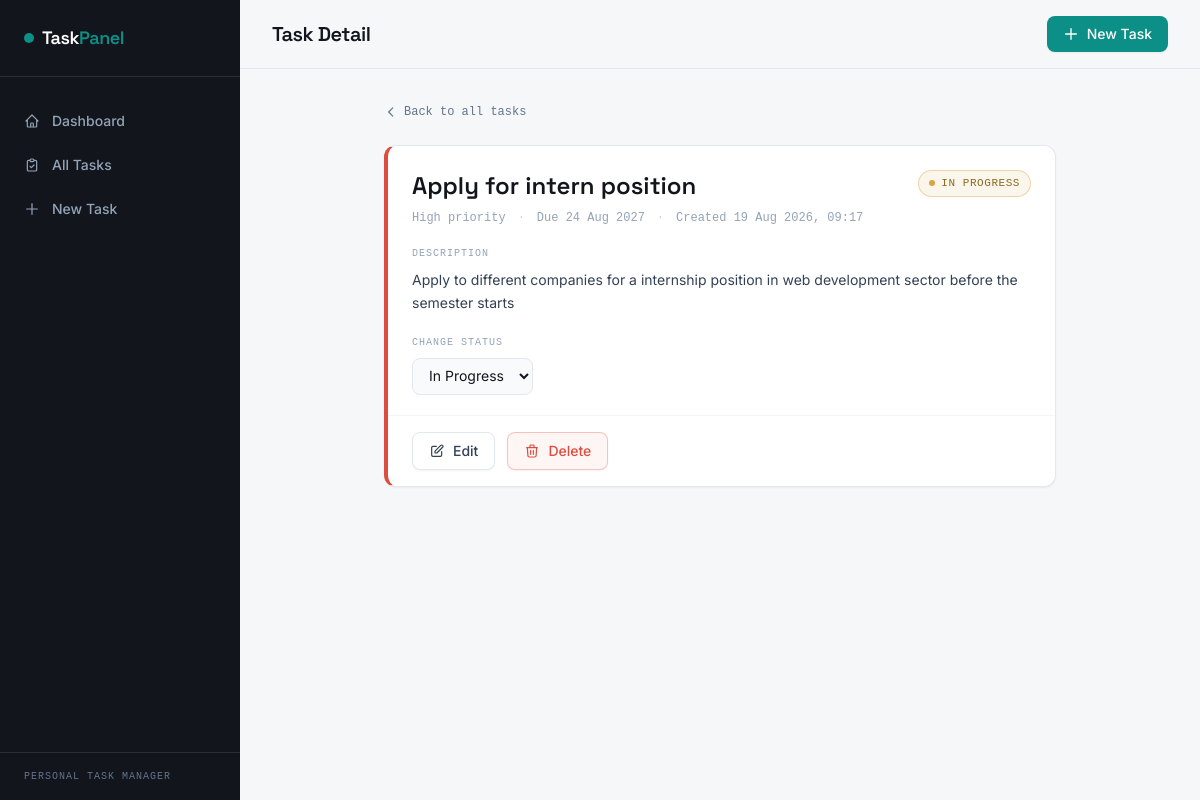
/tasks/1/, run on the app's committed database.
### tasks/models.py (models this page shows, shortened)
class Task(models.Model):
    class Status(models.TextChoices):
        TODO = "TODO", "To Do"
        IN_PROGRESS = "IN_PROGRESS", "In Progress"
        COMPLETED = "COMPLETED", "Completed"
    class Priority(models.TextChoices):
        LOW = "LOW", "Low"
        MEDIUM = "MEDIUM", "Medium"
        HIGH = "HIGH", "High"
    title = models.CharField(max_length=200)
    description = models.TextField(blank=True)
    status = models.CharField(
        max_length=20, choices=Status.choices, default=Status.TODO
    )
    priority = models.CharField(
        max_length=10, choices=Priority.choices, default=Priority.MEDIUM
    )
    due_date = models.DateField(null=True, blank=True)
    created_at = models.DateTimeField(auto_now_add=True)
    updated_at = models.DateTimeField(auto_now=True)
    class Meta:
        ordering = ["-created_at"]

### tasks/views.py (the view)
# urls.py: path("tasks/<int:pk>/", views.task_detail, name="task_detail"),
def task_detail(request, pk):
    task = get_object_or_404(Task, pk=pk)
    return render(request, "tasks/task_detail.html", {"task": task})

### tasks/templates/tasks/task_detail.html (shortened to what this page needs)
{% extends "tasks/base.html" %}
{% block page_title %}Task Detail{% endblock %}
{% block content %}
<div class="mx-auto max-w-2xl space-y-5" x-data="{ confirmOpen: false }">
  <a href="{% url 'tasks:task_list' %}" class="inline-flex items-center gap-1.5 font-mono text-xs text-slate-500 hover:text-[#0C8F87]">
    <svg class="h-3.5 w-3.5" fill="none" viewBox="0 0 24 24" stroke="currentColor" stroke-width="2">
      <path stroke-linecap="round" stroke-linejoin="round" d="M15 19l-7-7 7-7" />
    </svg>
    Back to all tasks
  </a>
  <div class="rounded-xl border border-slate-200 bg-white shadow-sm border-l-4
      {% if task.priority == 'HIGH' %}border-l-[#DC4C3F]
      {% elif task.priority == 'MEDIUM' %}border-l-[#D9A441]
      {% else %}border-l-[#6B93B0]{% endif %}">
    <div class="flex items-start justify-between gap-4 px-6 pt-6">
      <div class="min-w-0">
        <h2 class="font-display text-2xl font-semibold text-[#12161C] break-words">{{ task.title }}</h2>
        <div class="mt-2 flex flex-wrap items-center gap-x-3 gap-y-1 font-mono text-xs text-slate-400">
          <span>{{ task.get_priority_display }} priority</span>
          <span class="text-slate-300">·</span>
          <span>{% if task.due_date %}Due {{ task.due_date|date:"d M Y" }}{% else %}No due date{% endif %}</span>
          <span class="text-slate-300">·</span>
          <span>Created {{ task.created_at|date:"d M Y, H:i" }}</span>
        </div>
      </div>
      {% include "tasks/_status_badge.html" %}
    </div>
    {% if task.description %}
      <div class="px-6 py-5">
        <p class="font-mono text-[10px] uppercase tracking-widest text-slate-400 mb-2">Description</p>
        <p class="text-sm leading-relaxed text-slate-700 whitespace-pre-line">{{ task.description }}</p>
      </div>
    {% else %}
      <div class="px-6 py-5">
        <p class="text-sm text-slate-400 italic">Tidak ada deskripsi.</p>
      </div>
    {% endif %}
    <div class="px-6 pb-5">
      <p class="font-mono text-[10px] uppercase tracking-widest text-slate-400 mb-2">Change Status</p>
      <select
        name="status"
        hx-post="{% url 'tasks:task_update_status' task.pk %}"
        hx-trigger="change"
        hx-target="#status-badge-{{ task.id }}"
        hx-swap="outerHTML"
        class="rounded-lg border border-slate-200 bg-slate-50 px-3 py-2 text-sm text-[#12161C] focus:border-[#0C8F87] focus:bg-white focus:outline-none"
      >
        <option value="IN_PROGRESS" {% if task.status == "IN_PROGRESS" %}selected{% endif %}>In Progress</option>
      </select>
    </div>
    <div class="flex items-center gap-3 border-t border-slate-100 px-6 py-4">
      <a href="{% url 'tasks:task_edit' task.pk %}"
         class="inline-flex items-center gap-2 rounded-lg border border-slate-200 bg-white px-4 py-2 text-sm font-medium text-slate-700 shadow-sm transition hover:bg-slate-50">
        <svg class="h-4 w-4" fill="none" viewBox="0 0 24 24" stroke="currentColor" stroke-width="1.8">
          <path stroke-linecap="round" stroke-linejoin="round" d="M11 5H6a2 2 0 00-2 2v11a2 2 0 002 2h11a2 2 0 002-2v-5m-1.414-9.414a2 2 0 112.828 2.828L11.828 15H9v-2.828l8.586-8.586z" />
        </svg>
        Edit
      </a>
      <button
        type="button" @click="confirmOpen = true"
        class="inline-flex items-center gap-2 rounded-lg border border-[#DC4C3F]/30 bg-[#DC4C3F]/5 px-4 py-2 text-sm font-medium text-[#DC4C3F] shadow-sm transition hover:bg-[#DC4C3F]/10">
        <svg class="h-4 w-4" fill="none" viewBox="0 0 24 24" stroke="currentColor" stroke-width="1.8">
          <path stroke-linecap="round" stroke-linejoin="round" d="M19 7l-.867 12.142A2 2 0 0116.138 21H7.862a2 2 0 01-1.995-1.858L5 7m5 4v6m4-6v6m1-10V4a1 1 0 00-1-1h-4a1 1 0 00-1 1v3M4 7h16" />
        </svg>
        Delete
      </button>
    </div>
  </div>
</div>
{% endblock %}

### tasks/templates/tasks/_status_badge.html (shortened to what this page needs)
<span id="status-badge-{{ task.id }}"
      class="inline-flex items-center gap-1.5 rounded-full border px-2.5 py-1 font-mono text-[11px] font-medium uppercase tracking-wider
      {% if task.status == 'TODO' %}
        border-slate-300 bg-slate-100 text-slate-600
      {% elif task.status == 'IN_PROGRESS' %}
        border-[#D9A441]/40 bg-[#D9A441]/10 text-[#8A6A1F]
      {% else %}
        border-[#0C8F87]/40 bg-[#0C8F87]/10 text-[#0A6F68]
      {% endif %}">
  <span class="h-1.5 w-1.5 rounded-full
    {% if task.status == 'TODO' %}bg-slate-400
    {% elif task.status == 'IN_PROGRESS' %}bg-[#D9A441]
    {% else %}bg-[#0C8F87]{% endif %}">
  </span>
  {{ task.get_status_display }}
</span>

### tasks/templates/tasks/base.html (style rules this page uses)
:root { --font-display: 'Space Grotesk', sans-serif; --font-body: 'Inter', sans-serif; --font-mono: 'JetBrains Mono', monospace; }
body { font-family: var(--font-body); }
.font-display { font-family: var(--font-display); }
.font-mono { font-family: var(--font-mono); }

### data on the page
Task: title "Apply for intern position", priority "High", due_date "24 Aug 2027", created_at "19 Aug 2026, 09:17", status "IN PROGRESS", description "Apply to different companies for a internship position in web development sector before the semester starts", status "In Progress"
